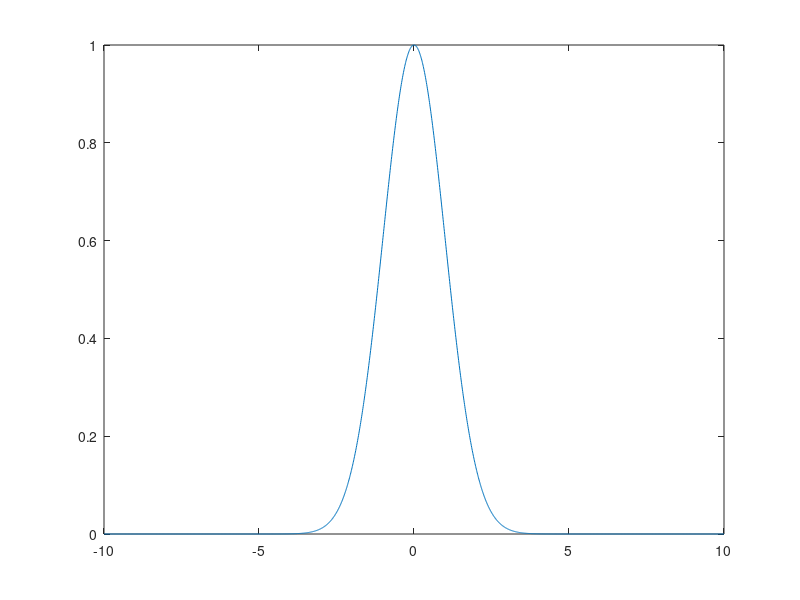

Here is the MATLAB script that generated this plot:
function [y] = ShowRBF(varargin)
   s=1;
   range=10;
   if nargin>0
       len=length(varargin);
       s=varargin{1};
       if len>1
           range=varargin{2};
       end
   end
   x=-range:0.01:range;
   y=exp(-x.^2/(2*s^2));
   plot(x,y);
end

